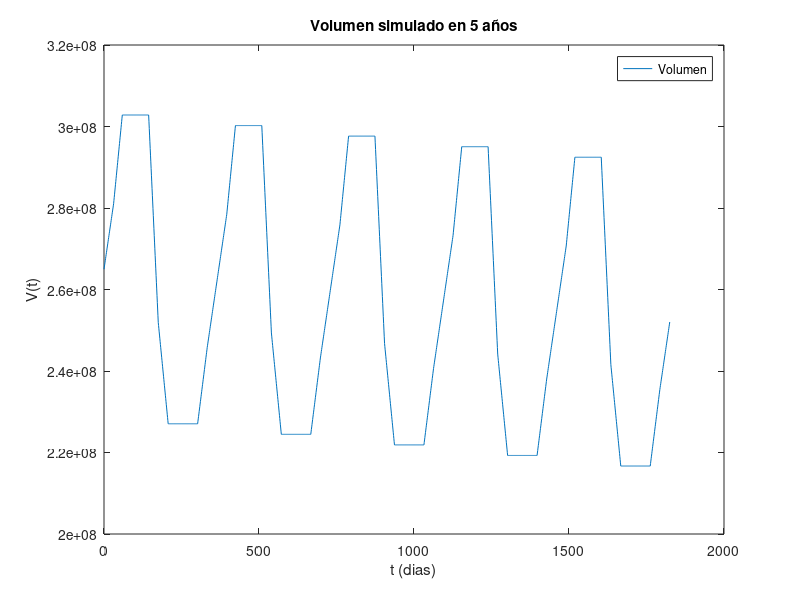
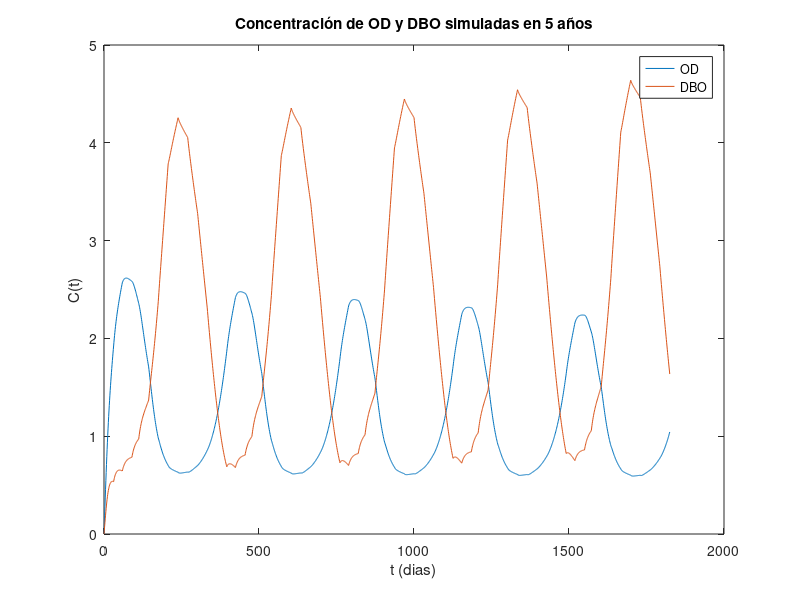
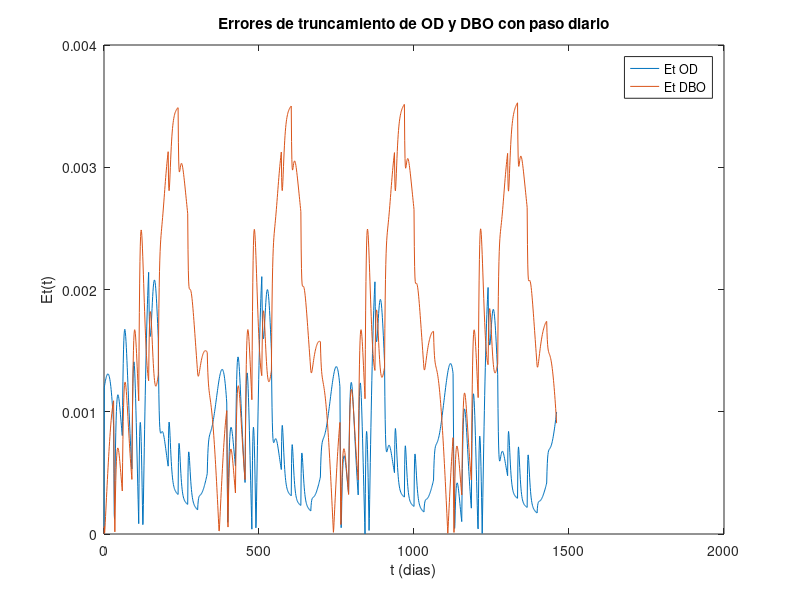
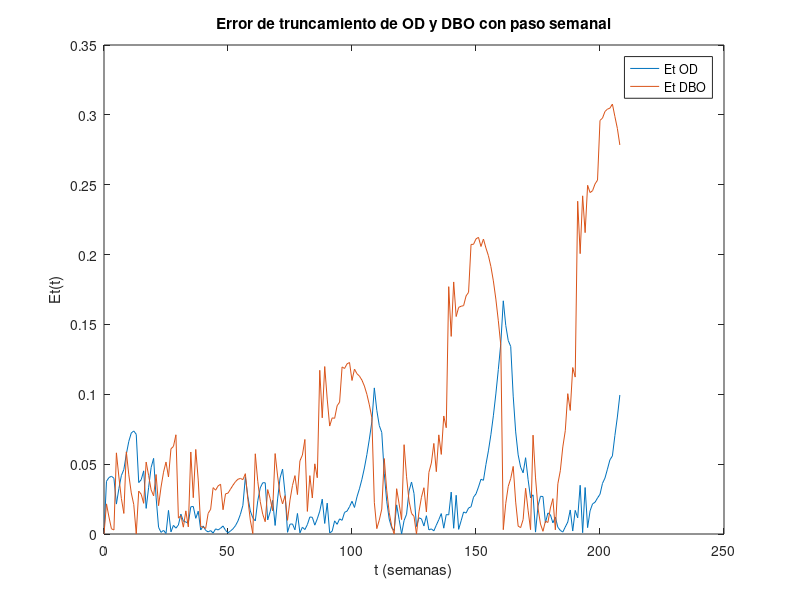

The MATLAB source for these figures, in order:
clear all;

function datos_balance = iterar_mes(vn, on, dn, h, dia_inicial, dia_final, numero_mes)
  # Datos
  caudales = load("caudales_mensuales.dat"); # m^3/s
  kbd_0 = 0.1; # 1/día
  ka = 0.01; # 1/día
  ko2 = 1.4; # g^2/m^6
  dbo_e = 20; # g/m^3
  od_e = 2; # g/m^3
  od_s = 9; # g/m^3
  # 20 -> 100%
  # 16 -> 80%

  # Obtengo los caudales y les cambio las unidades a m^3/dia
  qe = 86400 * caudales(numero_mes, 1);
  qs = 86400 * caudales(numero_mes, 2);

  datos_balance = zeros(dia_final-dia_inicial+1, 3);

  for i = 1:dia_final-dia_inicial+1
    kbd = kbd_0 * (on^2 / (on^2 + ko2));
    g = ka * vn * (od_s - on);
    p = kbd * vn * dn;

    fv = qe - qs;
    fo = ((qe*od_e - qs*on) + g - p)/vn;
    fd = ((qe*dbo_e - qs*dn) - p)/vn;

    vn = vn + h*fv;
    on = on + h*fo;
    dn = dn + h*fd;

    datos_balance(i, 1) = vn;
    datos_balance(i, 2) = on;
    datos_balance(i, 3) = dn;
  endfor
endfunction

function bal_anual = iterar_12_meses(v0, o0, d0, h)
  cantidad_datos = round(365.*(1/h));
  bal_anual = [zeros(cantidad_datos, 1), zeros(cantidad_datos, 1), zeros(cantidad_datos, 1)];

  for i = 1:12
    switch(i)
    case 1
      bal_anual(1:round(31.*1/h), :) = iterar_mes(v0, o0, d0, h, 1, round(31 .* 1/h), i);
    case 2
      bal_anual(round(31*1/h)+1:round(59.*1/h), :) = iterar_mes(bal_anual(round(31.*1/h), 1), bal_anual(round(31.*1/h), 2), bal_anual(round(31.*1/h), 3), h, round(31.*1/h)+1, round(59.*1/h), i);
    case 3
      bal_anual(round(59.*1/h)+1:round(90.*1/h), :) = iterar_mes(bal_anual(round(59.*1/h), 1), bal_anual(round(59.*1/h), 2), bal_anual(round(59.*1/h), 3), h, round(59.*1/h)+1, round(90.*1/h), i);
    case 4
      bal_anual(round(90*1/h)+1:round(112.*1/h), :) = iterar_mes(bal_anual(round(90.*1/h), 1), bal_anual(round(90.*1/h), 2), bal_anual(round(90.*1/h), 3), h, round(90*1/h)+1, round(112.*1/h), i);
    case 5
      bal_anual(round(112*1/h)+1:round(144.*1/h), :) = iterar_mes(bal_anual(round(112.*1/h), 1), bal_anual(round(112.*1/h), 2), bal_anual(round(112.*1/h), 3), h, round(112*1/h)+1, round(144.*1/h), i);
    case 6
      bal_anual(round(144*1/h)+1:round(175.*1/h), :) = iterar_mes(bal_anual(round(144.*1/h), 1), bal_anual(round(144.*1/h), 2), bal_anual(round(144.*1/h), 3), h, round(144*1/h)+1, round(175.*1/h), i);
    case 7
      bal_anual(round(175*1/h)+1:round(207.*1/h), :) = iterar_mes(bal_anual(round(175.*1/h), 1), bal_anual(round(175.*1/h), 2), bal_anual(round(175.*1/h), 3), h, round(175*1/h)+1, round(207.*1/h), i);
    case 8
      bal_anual(round(207*1/h)+1:round(239.*1/h), :) = iterar_mes(bal_anual(round(207.*1/h), 1), bal_anual(round(207.*1/h), 2), bal_anual(round(207.*1/h), 3), h, round(207*1/h)+1, round(239.*1/h), i);
    case 9
      bal_anual(round(239*1/h)+1:round(270.*1/h), :) = iterar_mes(bal_anual(round(239.*1/h), 1), bal_anual(round(239.*1/h), 2), bal_anual(round(239.*1/h), 3), h, round(239*1/h)+1, round(270.*1/h), i);
    case 10
      bal_anual(round(270*1/h)+1:round(302.*1/h), :) = iterar_mes(bal_anual(round(270.*1/h), 1), bal_anual(round(270.*1/h), 2), bal_anual(round(270.*1/h), 3), h, round(270*1/h)+1, round(302.*1/h), i);
    case 11
      bal_anual(round(302*1/h)+1:round(333.*1/h), :) = iterar_mes(bal_anual(round(302.*1/h), 1), bal_anual(round(302.*1/h), 2), bal_anual(round(302.*1/h), 3), h, round(302*1/h)+1, round(333.*1/h), i);
    case 12
      bal_anual(round(333*1/h)+1:round(365.*(1/h)), :) = iterar_mes(bal_anual(round(333.*1/h), 1), bal_anual(round(333.*1/h), 2), bal_anual(round(333.*1/h), 3), h, round(333*1/h)+1, round(365.*(1/h)), i);
    endswitch
  endfor
endfunction

v0 = 264.98 * (10.^6); # V0 obtenido por ajuste, y expresado en (m^3)
o0 = 0; # OD0
d0 = 0; # DBO0


h = 1; #en dias
euler_paso_diario(1:365, :) = iterar_12_meses(v0, o0, d0, h);
v = euler_paso_diario(365, 1);
o = euler_paso_diario(365, 2);
d = euler_paso_diario(365, 3);
euler_paso_diario(366:730, :) = iterar_12_meses(v, o, d, h);
v = euler_paso_diario(730, 1);
o = euler_paso_diario(730, 2);
d = euler_paso_diario(730, 3);
euler_paso_diario(731:1095, :) = iterar_12_meses(v, o, d, h);
v = euler_paso_diario(1095, 1);
o = euler_paso_diario(1095, 2);
d = euler_paso_diario(1095, 3);
euler_paso_diario(1096:1460, :) = iterar_12_meses(v, o, d, h);
v = euler_paso_diario(1460, 1);
o = euler_paso_diario(1460, 2);
d = euler_paso_diario(1460, 3);
euler_paso_diario(1461:1825, :) = iterar_12_meses(v, o, d, h);


h = 0.5;
euler_paso_medio_dia(1:730, :) = iterar_12_meses(v0, o0, d0, h);
v = euler_paso_medio_dia(730, 1);
o = euler_paso_medio_dia(730, 2);
d = euler_paso_medio_dia(730, 3);
euler_paso_medio_dia(731:1460, :) = iterar_12_meses(v, o, d, h);
v = euler_paso_medio_dia(1460, 1);
o = euler_paso_medio_dia(1460, 2);
d = euler_paso_medio_dia(1460, 3);
euler_paso_medio_dia(1461:2190, :) = iterar_12_meses(v, o, d, h);
v = euler_paso_medio_dia(2190, 1);
o = euler_paso_medio_dia(2190, 2);
d = euler_paso_medio_dia(2190, 3);
euler_paso_medio_dia(2191:2920, :) = iterar_12_meses(v, o, d, h);
v = euler_paso_medio_dia(2920, 1);
o = euler_paso_medio_dia(2920, 2);
d = euler_paso_medio_dia(2920, 3);
euler_paso_medio_dia(2921:3650, :) = iterar_12_meses(v, o, d, h);


h = 7;
euler_paso_semanal(1:52, :) = iterar_12_meses(v0, o0, d0, h);
v = euler_paso_semanal(52, 1);
o = euler_paso_semanal(52, 2);
d = euler_paso_semanal(52, 3);
euler_paso_semanal(53:104, :) = iterar_12_meses(v, o, d, h);
v = euler_paso_semanal(104, 1);
o = euler_paso_semanal(104, 2);
d = euler_paso_semanal(104, 3);
euler_paso_semanal(105:156, :) = iterar_12_meses(v, o, d, h);
v = euler_paso_semanal(156, 1);
o = euler_paso_semanal(156, 2);
d = euler_paso_semanal(156, 3);
euler_paso_semanal(157:208, :) = iterar_12_meses(v, o, d, h);
v = euler_paso_semanal(208, 1);
o = euler_paso_semanal(208, 2);
d = euler_paso_semanal(208, 3);
euler_paso_semanal(209:260, :) = iterar_12_meses(v, o, d, h);

et_euler_semanal = abs(euler_paso_semanal(53:260, 2:3) - euler_paso_medio_dia(744:14:3650, 2:3));
et_euler_diario = abs(euler_paso_diario(366:1825, 2:3) - euler_paso_medio_dia(732:2:3650, 2:3));

# desplazo los datos calculados para graficarlos desde el 0
euler_paso_diario(2:1826, :) = euler_paso_diario(1:1825, :);
euler_paso_diario(1, :) = [v0, o0, d0];

euler_paso_semanal(2:261, :) = euler_paso_semanal(1:260, :);
euler_paso_semanal(1, :) = [v0, o0, d0];

# Grafico de Volumen
plot(0:1825, euler_paso_diario(:, 1));
legend("Volumen");
title("Volumen simulado en 5 años");
xlabel ("t (dias)");
ylabel ("V(t)");
hold off;

print -djpeg euler_volumen_simulado.jpg;

# Graficos de concentracion con paso Diario
plot(0:1825, euler_paso_diario(:, 2));
hold on;
plot(0:1825, euler_paso_diario(:, 3));
legend("OD", "DBO");
title("Concentración de OD y DBO simuladas en 5 años");
xlabel ("t (dias)");
ylabel ("C(t)");
hold off;

print -djpeg euler_paso_diario.jpg;

# Grafico errores de truncamiento con paso diario
plot(0:1460, [0; et_euler_diario(:, 1)]); # grafico et OD
hold on;
plot(0:1460, [0; et_euler_diario(:, 2)]); # grafico et DBO
legend("Et OD", "Et DBO");
title("Errores de truncamiento de OD y DBO con paso diario");
xlabel ("t (dias)");
ylabel ("Et(t)");
hold off;

print -djpeg euler_errores_truncamiento_diario.jpg;

# Grafico errores de truncamiento con paso semanal
plot(0:208, [0; et_euler_semanal(:, 1)]); # grafico et OD
hold on;
plot(0:208, [0; et_euler_semanal(:, 2)]); # grafico et DBO
legend("Et OD", "Et DBO");
title("Error de truncamiento de OD y DBO con paso semanal");
xlabel ("t (semanas)");
ylabel ("Et(t)");
hold off;

print -djpeg euler_errores_truncamiento_semanal.jpg;

# Grafico con paso semanal
plot(0:260, euler_paso_semanal(:, 2)); # grafico et OD
hold on;
plot(0:260, euler_paso_semanal(:, 3)); # grafico et DBO
legend("OD", "DBO");
title("Concentración de OD y DBO simuladas en 5 años");
xlabel ("t (semanas)");
ylabel ("C(t)");
hold off;

print -djpeg euler_semanal.jpg;
